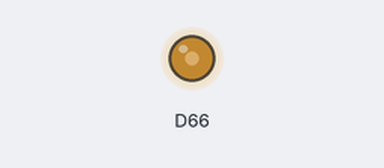
A sketch run on a simulated Arduino Due. On the bench: output pins drawn as LEDs (lit = HIGH).

Above: at 0.05 s.
Timing chart, 0 to 3.0 s (numbered marks = the images above):
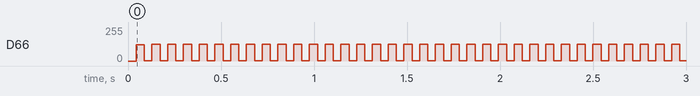

Measured:
- by itself, D66: repeats every 0.08 s: 1/255 0.04 s, 127/255 0.04 s

The sketch:

sketch_04_03_sin.ino
```cpp
// sketch_-4_03_sin

void setup()
{

}

float angle = 0.0;
float angleStep = PI / 32.0;

void loop()
{
  int x = (int)(sin(angle) * 127) + 127;
  analogWrite(DAC0, x);
  angle += angleStep;
  if (angle > 2 * PI)
  {
    angle = 0.0;
  }
}
```
